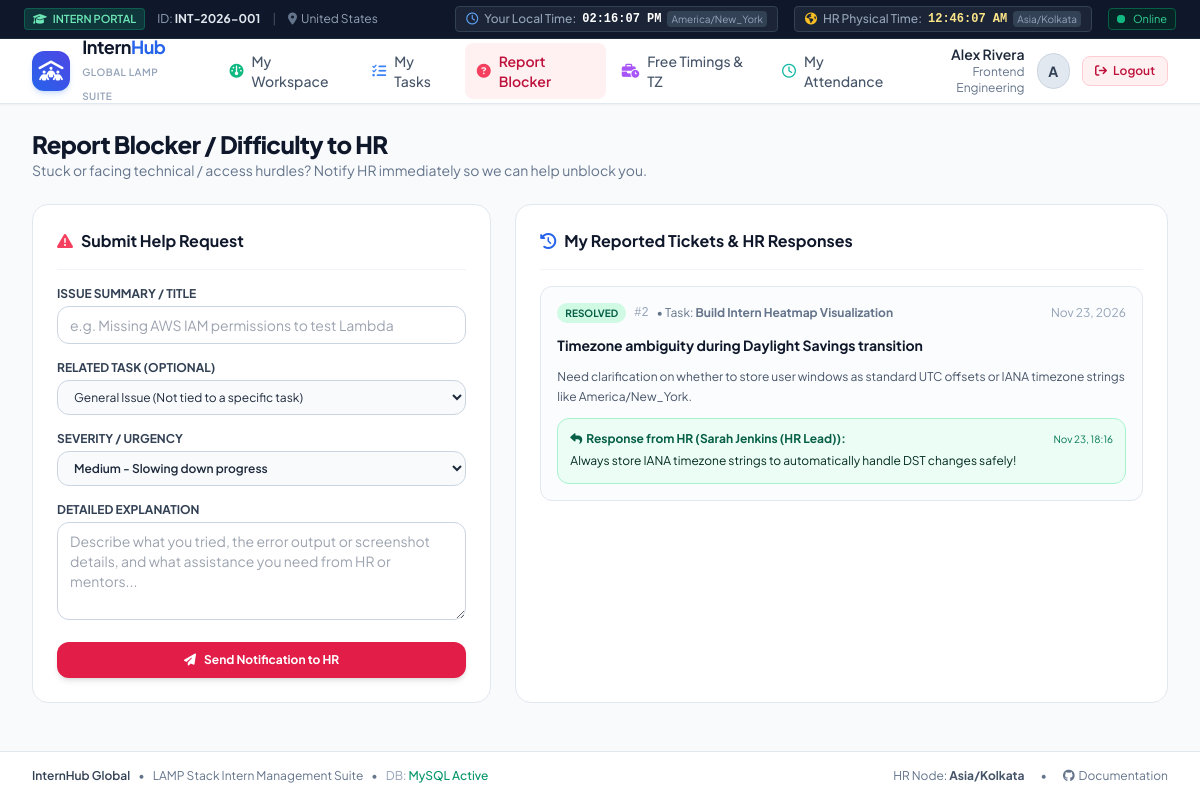
Page /intern/report_difficulty.php (signed in) on the committed database.
### tables this page shows
CREATE TABLE IF NOT EXISTS difficulties (
    id INT AUTO_INCREMENT PRIMARY KEY,
    user_id INT NOT NULL,
    task_id INT NULL,
    title VARCHAR(255) NOT NULL,
    description TEXT NOT NULL,
    severity ENUM('low', 'medium', 'high', 'critical') DEFAULT 'medium',
    status ENUM('open', 'in_review', 'resolved') DEFAULT 'open',
    hr_response TEXT NULL,
    resolved_by INT NULL,
    resolved_at DATETIME NULL,
    created_at DATETIME DEFAULT CURRENT_TIMESTAMP,
    updated_at DATETIME DEFAULT CURRENT_TIMESTAMP ON UPDATE CURRENT_TIMESTAMP,
    FOREIGN KEY (user_id) REFERENCES users(id) ON DELETE CASCADE,
    FOREIGN KEY (task_id) REFERENCES tasks(id) ON DELETE SET NULL,
    FOREIGN KEY (resolved_by) REFERENCES users(id) ON DELETE SET NULL
);

CREATE TABLE IF NOT EXISTS tasks (
    id INT AUTO_INCREMENT PRIMARY KEY,
    title VARCHAR(255) NOT NULL,
    description TEXT NULL,
    assigned_to INT NOT NULL,
    created_by INT NOT NULL,
    priority ENUM('low', 'medium', 'high', 'urgent') DEFAULT 'medium',
    status ENUM('pending', 'in_progress', 'completed') DEFAULT 'pending',
    progress_percent INT DEFAULT 0,
    due_date DATE NULL,
    notes TEXT NULL,
    completed_at DATETIME NULL,
    created_at DATETIME DEFAULT CURRENT_TIMESTAMP,
    updated_at DATETIME DEFAULT CURRENT_TIMESTAMP ON UPDATE CURRENT_TIMESTAMP,
    FOREIGN KEY (assigned_to) REFERENCES users(id) ON DELETE CASCADE,
    FOREIGN KEY (created_by) REFERENCES users(id) ON DELETE CASCADE
);

CREATE TABLE IF NOT EXISTS users (
    id INT AUTO_INCREMENT PRIMARY KEY,
    intern_id VARCHAR(50) NOT NULL UNIQUE,
    name VARCHAR(100) NOT NULL,
    email VARCHAR(150) NOT NULL UNIQUE,
    password VARCHAR(255) NOT NULL,
    plain_temp_password VARCHAR(100) NULL,
    role ENUM('hr', 'intern') NOT NULL DEFAULT 'intern',
    department VARCHAR(100) DEFAULT 'Software Engineering',
    country VARCHAR(100) DEFAULT 'United States',
    timezone VARCHAR(100) NOT NULL DEFAULT 'UTC',
    status ENUM('active', 'inactive') NOT NULL DEFAULT 'active',
    last_activity DATETIME NULL,
    created_at DATETIME DEFAULT CURRENT_TIMESTAMP,
    updated_at DATETIME DEFAULT CURRENT_TIMESTAMP ON UPDATE CURRENT_TIMESTAMP
);

### intern/report_difficulty.php (the view, shortened to what this page needs)
<?php
$db = getDB();
$user = getCurrentUser();
$stmtHistory = $db->prepare("
    SELECT d.*, t.title as task_title, hr.name as hr_name
    FROM difficulties d
    LEFT JOIN tasks t ON d.task_id = t.id
    LEFT JOIN users hr ON d.resolved_by = hr.id
    WHERE d.user_id = :uid
    ORDER BY d.created_at DESC
");
$stmtHistory->execute([':uid' => $user['id']]);
$history = $stmtHistory->fetchAll();
require_once __DIR__ . '/../includes/header.php';
?>
<div class="space-y-6">
    <div class="flex flex-col sm:flex-row sm:items-center justify-between gap-4">
        <div>
            <h1 class="text-2xl font-extrabold text-slate-900 tracking-tight">Report Blocker / Difficulty to HR</h1>
            <p class="text-sm text-slate-500">Stuck or facing technical / access hurdles? Notify HR immediately so we can help unblock you.</p>
        </div>
    </div>
    <div class="grid grid-cols-1 lg:grid-cols-12 gap-6">
        <div class="lg:col-span-5 bg-white rounded-2xl border border-slate-200 p-6 shadow-xs h-fit">
            <h2 class="text-base font-bold text-slate-900 flex items-center pb-4 border-b border-slate-100">
                <i class="fa-solid fa-triangle-exclamation text-rose-500 mr-2"></i>Submit Help Request
            </h2>
            <form method="POST" action="" class="space-y-4 mt-4">
                <div>
                    <label class="block text-xs font-bold text-slate-700 uppercase mb-1">Issue Summary / Title</label>
                    <input type="text" name="title" required placeholder="e.g. Missing AWS IAM permissions to test Lambda" class="w-full px-3 py-2 border border-slate-300 rounded-xl text-sm focus:ring-2 focus:ring-rose-500 focus:outline-none">
                </div>
                <div>
                    <label class="block text-xs font-bold text-slate-700 uppercase mb-1">Related Task (Optional)</label>
                    <select name="task_id" class="w-full px-3 py-2 border border-slate-300 rounded-xl text-xs bg-slate-50 focus:ring-2 focus:ring-rose-500 focus:outline-none">
                        <option value="">General Issue (Not tied to a specific task)</option>
                    </select>
                </div>
                <div>
                    <label class="block text-xs font-bold text-slate-700 uppercase mb-1">Severity / Urgency</label>
                    <select name="severity" class="w-full px-3 py-2 border border-slate-300 rounded-xl text-xs bg-slate-50 font-semibold focus:ring-2 focus:ring-rose-500 focus:outline-none">
                        <option value="medium" selected>Medium - Slowing down progress</option>
                    </select>
                </div>
                <div>
                    <label class="block text-xs font-bold text-slate-700 uppercase mb-1">Detailed Explanation</label>
                    <textarea name="description" rows="4" required placeholder="Describe what you tried, the error output or screenshot details, and what assistance you need from HR or mentors..." class="w-full px-3 py-2 border border-slate-300 rounded-xl text-sm focus:ring-2 focus:ring-rose-500 focus:outline-none"></textarea>
                </div>
                <button type="submit" class="w-full py-2.5 px-4 bg-rose-600 hover:bg-rose-700 text-white font-bold text-xs rounded-xl shadow-md transition flex items-center justify-center">
                    <i class="fa-solid fa-paper-plane mr-2"></i>Send Notification to HR
                </button>
            </form>
        </div>
        <div class="lg:col-span-7 bg-white rounded-2xl border border-slate-200 p-6 shadow-xs flex flex-col">
            <h2 class="text-base font-bold text-slate-900 flex items-center pb-4 border-b border-slate-100">
                <i class="fa-solid fa-clock-rotate-left text-blue-600 mr-2"></i>My Reported Tickets & HR Responses
            </h2>
            <div class="mt-4 space-y-4 flex-1">
                <?php if (empty($history)): ?>
                    <div class="text-center py-12 text-slate-400 text-xs">
                        <i class="fa-regular fa-comment-dots text-4xl mb-2 text-slate-300"></i>
                        <p class="text-sm font-semibold text-slate-700">No difficulty tickets submitted.</p>
                        <p class="text-xs text-slate-500 mt-1">If you ever hit an impediment, submit a request on the left.</p>
                    </div>
                <?php else: ?>
                    <?php foreach ($history as $h): ?>
                        <?php
                        $statusBadge = match($h['status']) {
                            'resolved' => 'bg-emerald-100 text-emerald-800',
                            'in_review' => 'bg-amber-100 text-amber-800',
                            default => 'bg-rose-100 text-rose-800'
                        };
                        ?>
                        <div class="p-4 rounded-xl border border-slate-200 bg-slate-50/50 space-y-3">
                            <div class="flex items-center justify-between text-xs">
                                <div class="flex items-center space-x-2">
                                    <span class="px-2 py-0.5 rounded-full text-[10px] font-bold uppercase <?= $statusBadge ?>">
                                        <?= str_replace('_', ' ', $h['status']) ?>
                                    </span>
                                    <span class="font-mono text-slate-400">#<?= $h['id'] ?></span>
                                    <?php if (!empty($h['task_title'])): ?>
                                        <span class="text-slate-500 truncate max-w-xs">&bull; Task: <strong><?= htmlspecialchars($h['task_title']) ?></strong></span>
                                    <?php endif; ?>
                                </div>
                                <span class="text-slate-400"><?= date('M d, Y', strtotime($h['created_at'])) ?></span>
                            </div>
                            <h4 class="text-sm font-bold text-slate-900"><?= htmlspecialchars($h['title']) ?></h4>
                            <p class="text-xs text-slate-600 leading-relaxed"><?= nl2br(htmlspecialchars($h['description'])) ?></p>
                            <?php if (!empty($h['hr_response'])): ?>
                                <div class="p-3 bg-emerald-50 border border-emerald-200 rounded-xl text-xs space-y-1">
                                    <div class="flex items-center justify-between font-bold text-emerald-800">
                                        <span><i class="fa-solid fa-reply mr-1"></i>Response from HR (<?= htmlspecialchars($h['hr_name'] ?? 'HR Team') ?>):</span>
                                        <span class="text-[10px] text-emerald-700 font-normal"><?= $h['resolved_at'] ? date('M d, H:i', strtotime($h['resolved_at'])) : '' ?></span>
                                    </div>
                                    <p class="text-emerald-950 font-normal leading-relaxed"><?= nl2br(htmlspecialchars($h['hr_response'])) ?></p>
                                </div>
                            <?php else: ?>
                                <div class="text-[11px] text-slate-400 italic">
                                    <i class="fa-regular fa-clock mr-1"></i>Waiting for HR review...
                                </div>
                            <?php endif; ?>
                        </div>
                    <?php endforeach; ?>
                <?php endif; ?>
            </div>
        </div>
    </div>
</div>
<?php require_once __DIR__ . '/../includes/footer.php'; ?>

### includes/header.php (style rules this page uses)
body { font-family: 'Plus Jakarta Sans', sans-serif; }

### rows in the picture
difficulties: status "RESOLVED", id "2", task.title "Build Intern Heatmap Visualization", created_at "Nov 23, 2026", title "Timezone ambiguity during Daylight Savings transition", description "Need clarification on whether to store user windows as standard UTC offsets or IANA timezone strings like America/New_York.", resolved_by.name "Sarah Jenkins (HR Lead)", resolved_at "Nov 23, 18:16", hr_response "Always store IANA timezone strings to automatically handle DST changes safely!"

### other values in the picture
$userRole "INTERN"
$currentUser['intern_id'] "INT-2026-001"
$currentUser['country'] "United States"
$userTimezone "America/New_York"
$hrTimezone "Asia/Kolkata"
$currentUser['name'] "Alex Rivera"
$currentUser['department'] "Frontend Engineering"
substr($currentUser['name'], 0, 1) "A"
APP_NAME "InternHub Global"
DEFAULT_HR_TIMEZONE "Asia/Kolkata"
